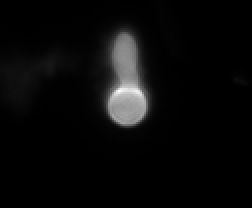
#> input picture Scripts/Image_01-1.tif, 126 x 104 px (shown 2 times larger)
$ python Area.py Image_01-1.tif out.png
#> lines starting #> are read from the running program, lines starting #| are printed output that depends on the picture; after the words box and inside, x2 and y2 are one past the last pixel; in counts of white or black regions, pixels touching at a corner belong together
import numpy as np
from PIL import Image
import sys
import os

def count_pixels_greater_than_threshold(image_path, threshold_numerator, threshold_denominator, output_path=None):
    """
    Opens a TIFF image, counts pixels greater than the threshold (330), and
    optionally saves a binary mask image.

    Args:
        image_path (str): The file path to the input TIFF image.
        threshold_numerator (int): The numerator of the threshold fraction (e.g., 330).
        threshold_denominator (int): The denominator of the threshold fraction (e.g., 65535).
        output_path (str, optional): The file path to save the binary mask image.

    Returns:
        int or dict: The total count of pixels across all bands or a dictionary of counts per band.
    """
#> called with image_path = 'Image_01-1.tif', threshold_numerator = 330, threshold_denominator = 65535, output_path = 'out.png'
    if not os.path.exists(image_path):
        print(f"Error: Image file not found at '{image_path}'", file=sys.stderr)
        return None

    try:
        img = Image.open(image_path)
#> img is the input picture: PIL image 126x104 I;16B; min 51, max 2764, mean 161
    except Exception as e:
        print(f"Error: Could not open image file. Details: {e}", file=sys.stderr)
        return None

    # Convert to NumPy array
    img_array = np.array(img)

    # The comparison logic is P > 330 for a 16-bit integer image (0-65535 range)
    integer_threshold = threshold_numerator

    # Handle single-band vs. multi-band images
    if img_array.ndim == 2:
        # Single-band (Grayscale) image

        # Create the boolean mask
        mask = img_array > integer_threshold
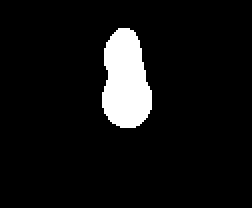
#> mask: shape (104, 126) bool (shown 2 times larger); 7.3% white; 1 white region, box (x1, y1, x2, y2) and area: (51, 14, 76, 64) 953

        # Count the 'True' values (pixels > 330)
        pixel_count = np.sum(mask)
#> pixel_count = 953

        if output_path:
            # Convert the boolean mask to an 8-bit image (0 or 255) for saving
            # The True values (pixels > 330) will be white (255)
            mask_img = Image.fromarray(mask.astype(np.uint8) * 255)
            try:
                mask_img.save(output_path)
                print(f"\nSuccessfully saved binary mask to: {output_path}")
            except Exception as e:
                print(f"\nError: Could not save output image to {output_path}. Details: {e}", file=sys.stderr)

        return pixel_count

    elif img_array.ndim == 3:
        # Multi-band (e.g., RGB) image. Shape is (Height, Width, Bands)
        counts = {}

        # For simplicity, we'll count the pixels in the FIRST band
        # You may need to adapt this logic based on your specific TIFF structure
        band_data = img_array[..., 0] # Get the first band/channel

        mask = band_data > integer_threshold
        band_count = np.sum(mask)
        counts['Total_Count_First_Band'] = band_count

        if output_path:
            mask_img = Image.fromarray(mask.astype(np.uint8) * 255)
            try:
                mask_img.save(output_path)
                print(f"\nSuccessfully saved binary mask of the *first band* to: {output_path}")
            except Exception as e:
                print(f"\nError: Could not save output image to {output_path}. Details: {e}", file=sys.stderr)

        return counts

    else:
        return f"Image array has an unexpected number of dimensions: {img_array.ndim}"


# --- Execution Block ---
if __name__ == "__main__":

    # The script expects 3 command-line arguments: script_name, input_file, output_file
    if len(sys.argv) != 3:
        print(f"Usage: python {sys.argv[0]} <input_tiff_file> <output_jpg_file>", file=sys.stderr)
        sys.exit(1)

    # Get file paths from command-line arguments
    INPUT_IMAGE_PATH = sys.argv[1]
    OUTPUT_IMAGE_PATH = sys.argv[2]

    # Set the fixed threshold (330/65535)
    THRESHOLD_NUM = 330
    THRESHOLD_DEN = 65535

    # Run the main function
    count_result = count_pixels_greater_than_threshold(
        INPUT_IMAGE_PATH,
        THRESHOLD_NUM,
        THRESHOLD_DEN,
        OUTPUT_IMAGE_PATH
    )
#> count_result = 953

    if count_result is not None:
        print("\n--- Pixel Analysis Result ---")
        print(f"Input File: {INPUT_IMAGE_PATH}")
        print(f"Threshold (Value > 330):")

        if isinstance(count_result, int):
            print(f"Total Pixels Greater Than 330: {count_result}")
        elif isinstance(count_result, dict):
            # For multi-band image, print the count for the primary band analyzed
            print(f"Pixels Greater Than 330 (First Band): {count_result.get('Total_Count_First_Band')}")

        print("-----------------------------")
